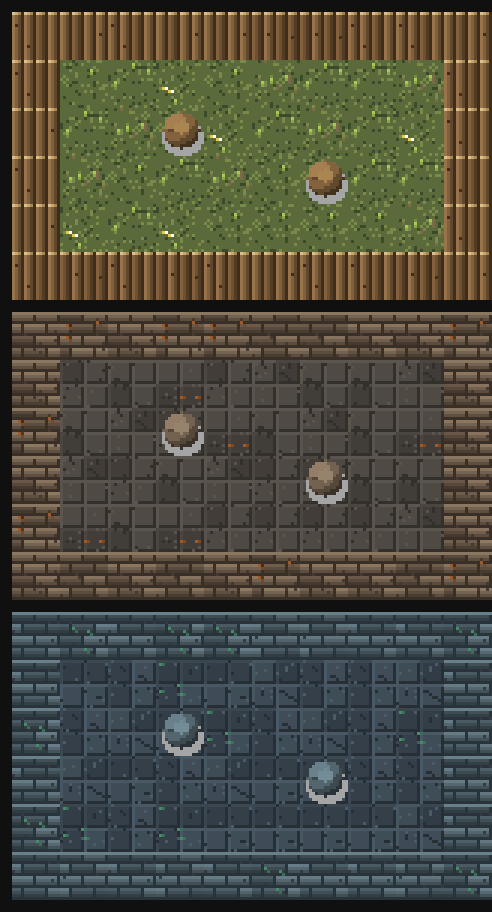

Python code for this plot:
"""Preview the tile sets as little rooms: python tools/art/preview_tiles.py"""
import os, sys
sys.path.insert(0, os.path.dirname(__file__))
import gen_tiles as t
from pixel import Canvas, hexc
SCALE = 3
rooms = []
for theme in ('camp', 'vault', 'crypt'):
    cv = Canvas(16 * 10, 16 * 6)
    rng = __import__('pixel').Rng(5)
    for y in range(6):
        for x in range(10):
            wall = x in (0, 9) or y in (0, 5)
            tile = t.wall_tile(theme, rng.rint(0, 2)) if wall else t.floor_tile(theme, rng.rint(0, 3))
            if (x, y) in ((3, 2), (6, 3)):
                tile = t.pillar_tile(theme)
            cv.blit(tile, x * 16, y * 16)
    rooms.append(cv)
w = max(r.w for r in rooms) + 4
h = sum(r.h + 4 for r in rooms) + 4
sheet = Canvas(w, h, hexc('101010'))
y = 4
for r in rooms:
    sheet.blit(r, 4, y)
    y += r.h + 4
big = Canvas(sheet.w * SCALE, sheet.h * SCALE)
for yy in range(sheet.h):
    for xx in range(sheet.w):
        p = sheet.px[yy * sheet.w + xx]
        for dy in range(SCALE):
            for dx in range(SCALE):
                big.px[(yy * SCALE + dy) * big.w + xx * SCALE + dx] = p
big.save(os.path.join(os.path.dirname(__file__), 'preview_tiles.png'))
